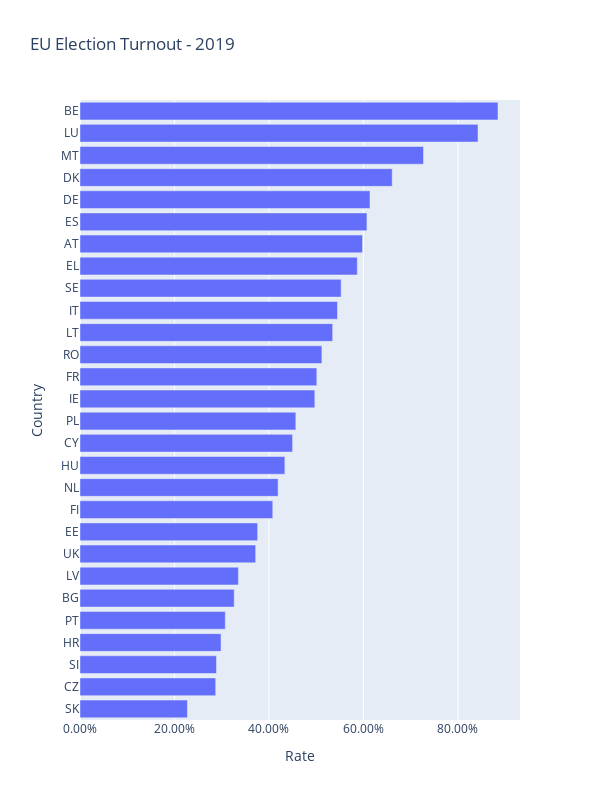

Notebook source saved alongside this figure:
### Code cell
df = df.sort_values('Rate', ascending = True)

fig = px.bar(df, x='Rate', y = 'Country',
             height = 800, width = 600, title = "EU Election Turnout - 2019")
fig.update_layout(xaxis_tickformat = '.2%')

fig.show()

### Figure 1 — Plotly figure (JSON) as saved in the notebook; plotly's stock layout.template omitted (floating-point values rounded to 4 significant figures)
{"data": [{"alignmentgroup": "True", "hovertemplate": "Rate=%{x}<br>Country=%{y}<extra></extra>", "legendgroup": "", "marker": {"color": "#636efa", "pattern": {"shape": ""}}, "name": "", "offsetgroup": "", "orientation": "h", "showlegend": false, "textposition": "auto", "type": "bar", "x": [0.2274, 0.2872, 0.2889, 0.2985, 0.3075, 0.3264, 0.3353, 0.3718, 0.376, 0.408, 0.4193, 0.4336, 0.4499, 0.4568, 0.497, 0.5012, 0.512, 0.5348, 0.545, 0.5527, 0.5869, 0.598, 0.6073, 0.6138, 0.6608, 0.727, 0.8424, 0.8847], "xaxis": "x", "y": ["SK", "CZ", "SI", "HR", "PT", "BG", "LV", "UK", "EE", "FI", "NL", "HU", "CY", "PL", "IE", "FR", "RO", "LT", "IT", "SE", "EL", "AT", "ES", "DE", "DK", "MT", "LU", "BE"], "yaxis": "y"}], "layout": {"barmode": "relative", "height": 800, "legend": {"tracegroupgap": 0}, "title": {"text": "EU Election Turnout - 2019"}, "width": 600, "xaxis": {"anchor": "y", "autorange": true, "domain": [0, 1], "range": [0, 0.9313], "tickformat": ".2%", "title": {"text": "Rate"}, "type": "linear"}, "yaxis": {"anchor": "x", "autorange": true, "domain": [0, 1], "range": [-0.5, 27.5], "title": {"text": "Country"}, "type": "category"}}}
